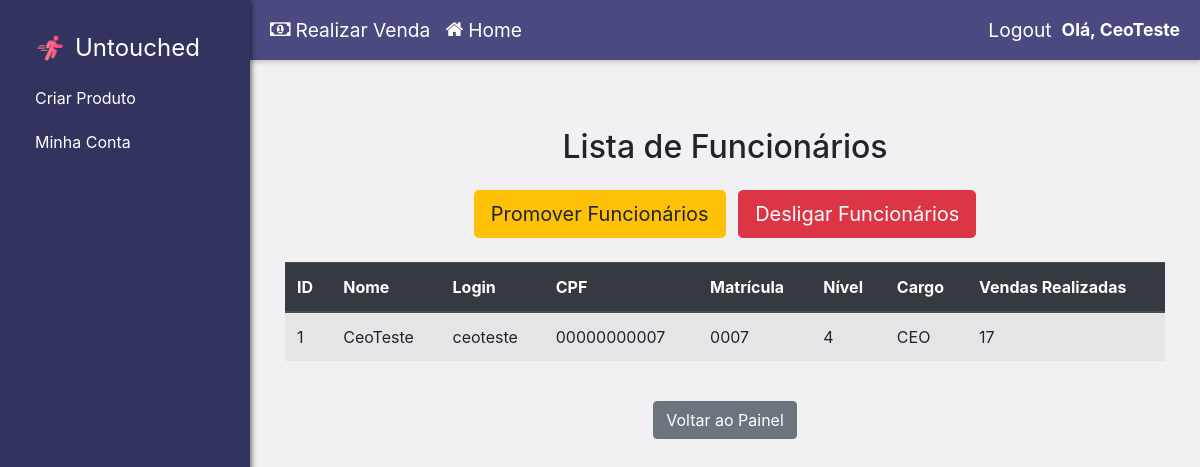
Page /gerenciar_funcionarios (signed in) on the earlier database version.
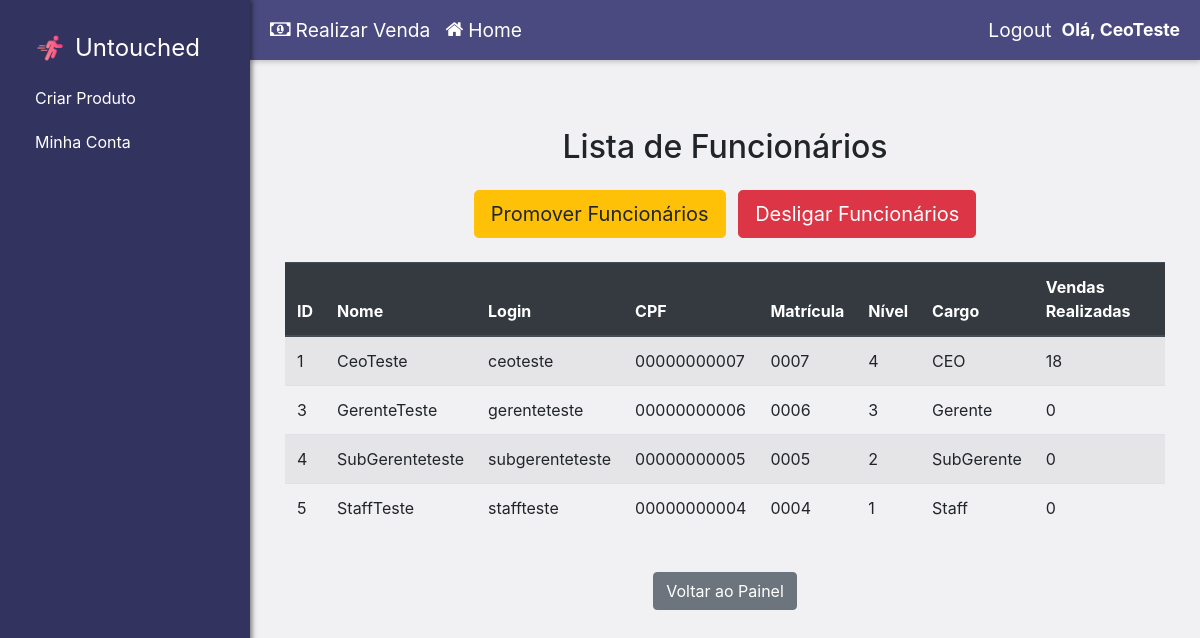
Same page on the later database version.
### website/model/Users/Staff.py (models this page shows, shortened)
class Staff(Funcionario):
    __mapper_args__ = {
        'polymorphic_identity': 4
    }

### website/controller/homeController.py (the view)
@homeC.route('/gerenciar_funcionarios', methods=['GET'])
@login_required
def gerenciar_funcionarios():
    if not (current_user.is_authenticated and current_user.nivel == 4):
        flash("Você não tem permissão para visualizar a lista de funcionários.", 'danger')
        return redirect(url_for('homeC.home_funcionario')) # Redireciona para o painel de funcionario
    funcionarios = UserDatabaseService.listar_funcionarios() # Obtenha todos os funcionários
    return render_template('gerenciar_funcionarios.html', funcionarios=funcionarios)

### website/model/Users/User.py (called while the page is built)
    @property
    def id(self):
        return self._id

### website/service/UserDatabaseService.py (called while the page is built)
    @staticmethod
    def listar_funcionarios(exclude_ceo=False): # Adicionar opção para excluir CEO
        query = Funcionario.query # Isso já filtra para Funcionario e suas subclasses
        if exclude_ceo:
            query = query.filter(User.tipo_usuario != 7) # Filtra onde tipo_usuario não é 7 (CEO)
        return query.all()

### website/templates/gerenciar_funcionarios.html (shortened to what this page needs)
{% extends 'layout.html' %}
{% block content %}
<div class="container mt-5">
    <h2 class="mb-4 text-center">Lista de Funcionários</h2>
    {% if current_user.is_authenticated and current_user.nivel == 4 %}
    <div class="text-center mb-4">
        <a href="{{ url_for('homeC.promover_funcionario_page') }}" class="btn btn-warning btn-lg mr-2">Promover Funcionários</a>
        <a href="{{ url_for('homeC.desligar_funcionario_page') }}" class="btn btn-danger btn-lg">Desligar Funcionários</a>
    </div>
    {% endif %}
    <div class="table-responsive">
        <table class="table table-striped table-hover">
            <thead class="thead-dark">
                <tr>
                    <th>ID</th>
                    <th>Nome</th>
                    <th>Login</th>
                    <th>CPF</th>
                    <th>Matrícula</th>
                    <th>Nível</th>
                    <th>Cargo</th>
                    <th>Vendas Realizadas</th>
                </tr>
            </thead>
            <tbody>
                {% for funcionario in funcionarios %}
                <tr>
                    <td>{{ funcionario.id }}</td>
                    <td>{{ funcionario.nome }}</td>
                    <td>{{ funcionario.login }}</td>
                    <td>{{ funcionario.cpf }}</td>
                    <td>{{ funcionario.matricula if funcionario.matricula is not none else 'N/A' }}</td>
                    <td>{{ funcionario.nivel if funcionario.nivel is not none else 'N/A' }}</td>
                    <td>
                        {% if funcionario.tipo_usuario == 4 %}Staff
                        {% elif funcionario.tipo_usuario == 5 %}SubGerente
                        {% elif funcionario.tipo_usuario == 6 %}Gerente
                        {% elif funcionario.tipo_usuario == 7 %}CEO
                        {% else %}Func. Desconhecido ({{ funcionario.tipo_usuario }})
                        {% endif %}
                    </td>
                    <td>{{ funcionario.numero_vendas if funcionario.numero_vendas is not none else '0' }}</td>
                </tr>
                {% else %}
                <tr>
                    <td colspan="8" class="text-center">Nenhum funcionário cadastrado no sistema.</td>
                </tr>
                {% endfor %}
            </tbody>
        </table>
    </div>
    <div class="text-center mt-4">
        <a href="{{ url_for('homeC.home_funcionario') }}" class="btn btn-secondary">Voltar ao Painel</a>
    </div>
</div>
{% endblock %}

### website/templates/layout.html (shortened to what this page needs)
<!DOCTYPE html>
<html>
<head>
    <link
        rel="stylesheet"
        href="https://stackpath.bootstrapcdn.com/bootstrap/4.4.1/css/bootstrap.min.css"
    />
    <link
        rel="stylesheet"
        href="https://stackpath.bootstrapcdn.com/font-awesome/4.7.0/css/font-awesome.min.css"
    />
</head>
<body>
    <div class="sidebar">
        <div class="navbar-nav">
            <a class="navbar-brand" href="{{ url_for('homeC.home') }}">
                <img src="{{ url_for('static', filename='images/logo.png') }}" alt="Nossa Logo" height="30">
                <span style="font-size: 1.2em;">Untouched</span>
            </a>
            {% block sidebar_specific_content %}
                {% if current_user.is_authenticated and current_user.tipo_usuario >= 5 %}
                    <a class="nav-item nav-link" href="{{ url_for('productC.criar_produto') }}">Criar Produto</a>
                {% endif %}
                {% if current_user.is_authenticated%}
                    {%if current_user.tipo_usuario > 2%}
                        <a class="nav-item nav-link" href="{{ url_for('homeC.home_funcionario') }}">Minha Conta</a>
                    {%else%}
                        <a class="nav-item nav-link" href="{{ url_for('homeC.home_cliente') }}">Minha Conta</a>
                    {%endif%}
                {%else%}
                    <a class="nav-item nav-link" href="{{ url_for('loginC.login_page') }}">Login</a>
                    <a class="nav-item nav-link" href="{{ url_for('signC.sign_up') }}">Sign Up</a>
                {% endif %}
            {% endblock %}
        </div>
    </div>
    <div class="main-content-area">
        <div class="topbar">
            <div class="welcome-section">
                {% if current_user.is_authenticated %}
                {% if current_user.is_authenticated and current_user.tipo_usuario > 3 %}
                    <a class="cart-link" href="{{ url_for('vendaC.carrinho_venda') }}">
                        <i class="fa fa-money"></i> Realizar Venda
                    </a>
                {% endif %}
                {%endif%}
                <a class="home-link" href="{{ url_for('homeC.home') }}">
                    <i class="fa fa-home"></i> Home
                </a>
            </div>
            <div class="auth-info">
                {% if current_user.is_authenticated %}
                    <a class="auth-link" href="{{ url_for('loginC.logout') }}">Logout</a>
                    <span class="welcome-message">Olá, {{ current_user.nome }}</span>
                {% else %}
                    <a class="auth-link" href="{{ url_for('loginC.login_page') }}">Login</a>
                    <a class="auth-link" href="{{ url_for('signC.sign_up') }}">Sign Up</a>
                {% endif %}
            </div>
        </div>
        <div class="content-wrapper">
          {% block content %}
          {% endblock %}
        </div>
    </div>
</body>
</html>

### website/templates/layout.html (style rules this page uses)
body { display: flex; min-height: 100vh; margin: 0; background-color: #eeeef0c5; }
.sidebar { width: 250px; flex-shrink: 0; background-color: #333360; color: white; padding: 20px; box-shadow: 2px 0 5px rgba(0,0,0,0.5); position: sticky; top: 0; height: 100vh; overflow-y: auto; display: flex; flex-direction: column; }
.sidebar .navbar-brand, .sidebar .nav-link { color: white !important; padding: 10px 15px; display: flex; align-items: center; text-decoration: none; }
.sidebar .navbar-brand img { margin-right: 10px; }
.main-content-area { flex-grow: 1; display: flex; flex-direction: column; }
.topbar { background-color: #4a4a80; color: white; padding: 10px 20px; display: flex; justify-content: space-between; align-items: center; box-shadow: 0 2px 5px rgba(0,0,0,0.2); height: 60px; flex-shrink: 0; }
.topbar .welcome-section { display: flex; align-items: center; gap: 15px; }
.topbar .welcome-message { font-size: 1.1em; font-weight: bold; }
.topbar .home-link, .topbar .cart-link, .topbar .auth-link, .topbar .my-account-link { color: white !important; text-decoration: none; font-size: 1.2em; display: flex; align-items: center; transition: color 0.2s ease-in-out; }
.topbar .home-link i, .topbar .cart-link i { margin-right: 5px; }
.topbar .auth-info { display: flex; align-items: center; gap: 10px; }
.content-wrapper { flex-grow: 1; padding: 20px; }

Differences in the rows shown:
changed Staff "CeoTeste": numero_vendas "17" → "18"
added Staff: id "3", nome "GerenteTeste", login "gerenteteste", cpf "00000000006", matricula "0006", nivel "3", tipo_usuario "Gerente", numero_vendas "0"
added Staff: id "4", nome "SubGerenteteste", login "subgerenteteste", cpf "00000000005", matricula "0005", nivel "2", tipo_usuario "SubGerente", numero_vendas "0"
added Staff: id "5", nome "StaffTeste", login "staffteste", cpf "00000000004", matricula "0004", nivel "1", tipo_usuario "Staff", numero_vendas "0"
